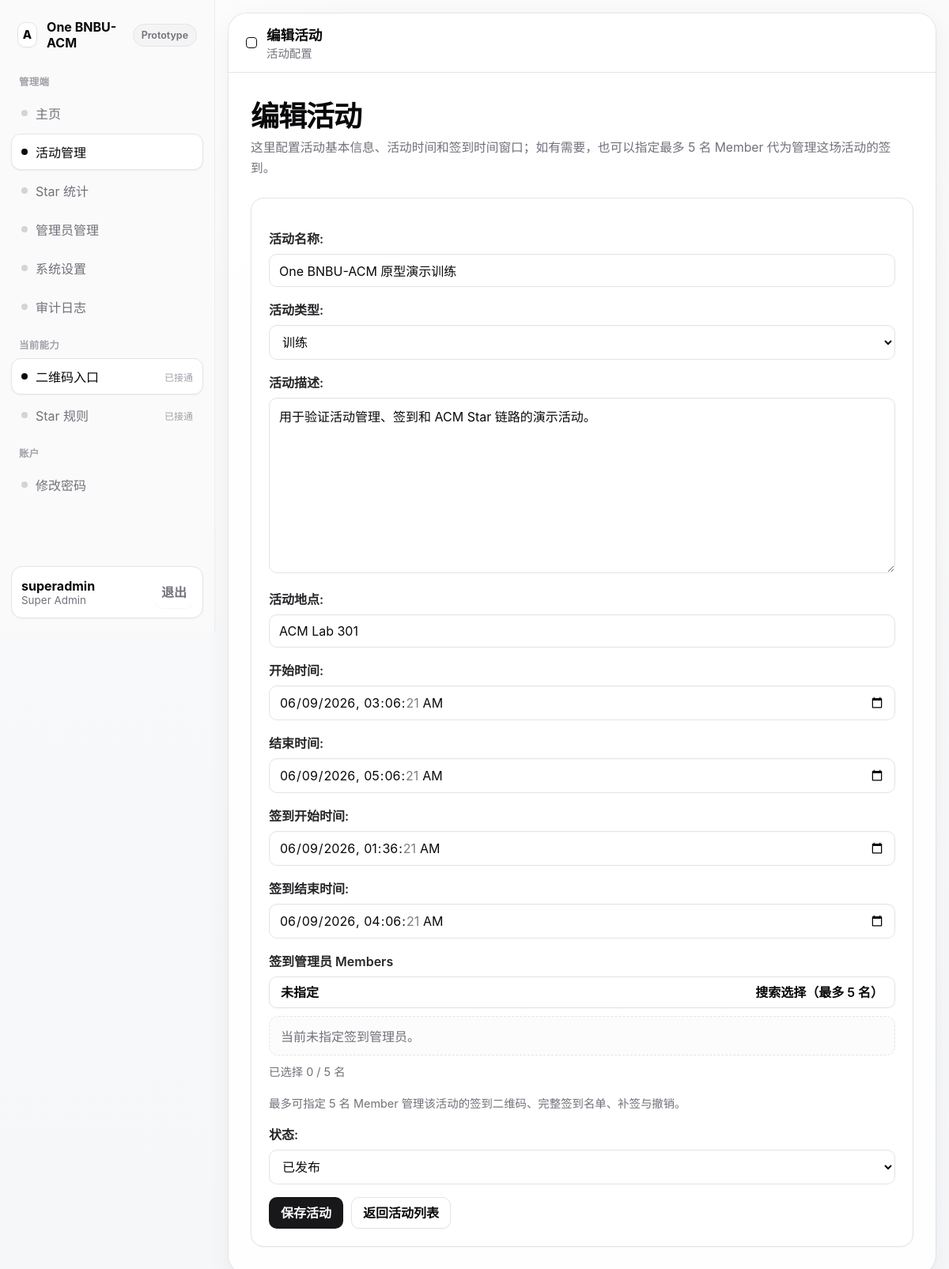
The page /management/events/1/edit/ (signed in) on the database its author committed.
### core/models.py (models this page shows, shortened)
class User(AbstractUser):
    class Roles(models.TextChoices):
        MEMBER = 'member', 'Member'
        ADMIN = 'admin', 'Admin'
        SUPER_ADMIN = 'super_admin', 'Super Admin'
    role = models.CharField(
        max_length=20,
        choices=Roles.choices,
        default=Roles.MEMBER,
    )

class Event(models.Model):
    class EventType(models.TextChoices):
        TRAINING = 'training', '训练'
        LECTURE = 'lecture', '讲座'
        SHARING = 'sharing', '分享会'
        CONTEST = 'contest', '比赛'
        OTHER = 'other', '其他'
    class ReviewStatus(models.TextChoices):
        PENDING = 'pending', '待审核'
        APPROVED = 'approved', '已通过'
        REJECTED = 'rejected', '已驳回'
    class Status(models.TextChoices):
        DRAFT = 'draft', '草稿'
        PUBLISHED = 'published', '已发布'
        CHECKIN_CLOSED = 'checkin_closed', '签到关闭'
        CANCELED = 'canceled', '已作废'
    title = models.CharField(max_length=200)
    event_type = models.CharField(max_length=20, choices=EventType.choices, default=EventType.TRAINING)
    description = models.TextField(blank=True)
    location = models.CharField(max_length=200)
    start_time = models.DateTimeField()
    end_time = models.DateTimeField()
    checkin_start_time = models.DateTimeField()
    checkin_end_time = models.DateTimeField()
    status = models.CharField(max_length=20, choices=Status.choices, default=Status.DRAFT)
    applicant = models.ForeignKey(
        User,
        null=True,
        blank=True,
        on_delete=models.SET_NULL,
        related_name='applied_events',
    )
    checkin_managers = models.ManyToManyField(
        User,
        blank=True,
        related_name='managed_events',
    )
    review_status = models.CharField(
        max_length=20,
        choices=ReviewStatus.choices,
        default=ReviewStatus.APPROVED,
    )
    reviewed_by = models.ForeignKey(
        User,
        null=True,
        blank=True,
        on_delete=models.SET_NULL,
        related_name='reviewed_events',
    )
    review_note = models.TextField(blank=True)
    reviewed_at = models.DateTimeField(null=True, blank=True)
    created_by = models.ForeignKey(User, on_delete=models.PROTECT, related_name='created_events')
    published_at = models.DateTimeField(null=True, blank=True)
    created_at = models.DateTimeField(auto_now_add=True)
    updated_at = models.DateTimeField(auto_now=True)
    class Meta:
        ordering = ['start_time']

### core/views.py (the view, shortened to what this page needs)
# urls.py: path('management/events/<int:event_id>/edit/', views.event_edit, name='event-edit'),
@login_required
def event_edit(request, event_id):
    if not require_management(request.user):
        return HttpResponseForbidden('仅管理员可访问。')
    event = get_object_or_404(Event.objects.prefetch_related('checkin_managers__member_profile'), pk=event_id)
    form = EventForm(request.POST or None, instance=event)
    return render(
        request,
        'core/management/event_form.html',
        {
            'form': form,
            'page_title': '编辑活动',
            'checkin_manager_choices': build_checkin_manager_choices(form.fields['checkin_managers'].queryset),
            'selected_checkin_manager_ids': form['checkin_managers'].value() or [],
        },
    )

### core/forms.py (called while the page is built)
def apply_widget_attrs(fields):
    text_like_widgets = (
        forms.TextInput,
        forms.EmailInput,
        forms.PasswordInput,
        forms.NumberInput,
        forms.Textarea,
        forms.DateTimeInput,
        forms.Select,
    )
    for field in fields.values():
        widget = field.widget
        attrs = widget.attrs.copy()
        if isinstance(widget, text_like_widgets):
            attrs.setdefault('placeholder', field.label)
        if isinstance(widget, forms.DateTimeInput):
            attrs.setdefault('step', 60)
        widget.attrs = attrs

### core/views.py (called while the page is built)
def require_management(user):
    return user.is_authenticated and user.role in {User.Roles.ADMIN, User.Roles.SUPER_ADMIN}

def build_checkin_manager_choices(queryset):
    return [
        {
            'id': user.id,
            'username': user.username,
            'real_name': user.member_profile.real_name,
            'student_id': user.member_profile.student_id,
            'email': user.member_profile.email or user.email,
            'major': user.member_profile.major,
        }
        for user in queryset
    ]

### templates/core/management/event_form.html (shortened to what this page needs)
{% extends "base.html" %}
{% block topbar_title %}{{ page_title }}{% endblock %}
{% block topbar_subtitle %}<div class="topbar-subtitle">活动配置</div>{% endblock %}
{% block content %}
<section class="page-hero">
    <h2>{{ page_title }}</h2>
    <p>这里配置活动基本信息、活动时间和签到时间窗口；如有需要，也可以指定最多 5 名 Member 代为管理这场活动的签到。</p>
</section>
<section class="card">
    <form method="post" class="form-grid">
        <div class="form-row">
            {{ form.title.label_tag }}
            {{ form.title }}
        </div>
        <div class="form-row">
            {{ form.event_type.label_tag }}
            {{ form.event_type }}
        </div>
        <div class="form-row">
            {{ form.description.label_tag }}
            {{ form.description }}
        </div>
        <div class="form-row">
            {{ form.location.label_tag }}
            {{ form.location }}
        </div>
        <div class="form-row">
            {{ form.start_time.label_tag }}
            {{ form.start_time }}
        </div>
        <div class="form-row">
            {{ form.end_time.label_tag }}
            {{ form.end_time }}
        </div>
        <div class="form-row">
            {{ form.checkin_start_time.label_tag }}
            {{ form.checkin_start_time }}
        </div>
        <div class="form-row">
            {{ form.checkin_end_time.label_tag }}
            {{ form.checkin_end_time }}
        </div>
        <div class="form-row">
            <label for="checkin-manager-open">签到管理员 Members</label>
            <div class="picker-shell">
                <button class="button picker-trigger" type="button" id="checkin-manager-open">
                    <span id="checkin-manager-label">未指定</span>
                    <span>搜索选择（最多 5 名）</span>
                </button>
                <div class="picker-meta" id="checkin-manager-meta">当前未指定签到管理员。</div>
                <div class="picker-selection-note" id="checkin-manager-note">已选择 0 / 5 名</div>
                <span class="helptext">{{ form.fields.checkin_managers.help_text }}</span>
            </div>
        </div>
        <div class="form-row">
            {{ form.status.label_tag }}
            {{ form.status }}
        </div>
        <div class="inline-actions">
            <button type="submit">保存活动</button>
            <a class="button ghost" href="{% url 'event-list-manage' %}">返回活动列表</a>
        </div>
    </form>
</section>
{% endblock %}

### templates/base.html (shortened to what this page needs)
{% load static %}
<!DOCTYPE html>
<html lang="zh-Hans">
<head>
</head>
<body>
    <div class="app-shell">
        <aside class="sidebar">
            <div class="sidebar-inner">
                <div class="brand-row">
                    <div class="brand-mark">
                        <span class="brand-glyph">A</span>
                        <span>One BNBU-ACM</span>
                    </div>
                    <span class="version-pill">Prototype</span>
                </div>
                {% if request.user.role == 'member' %}
                    <div>
                        <div class="nav-group-title">队员端</div>
                        <nav class="nav-list">
                            <a class="nav-item {% if request.resolver_match.url_name == 'member-dashboard' %}active{% endif %}" href="{% url 'member-dashboard' %}">
                                <span class="nav-item-label"><span class="nav-bullet"></span><span>主页</span></span>
                            </a>
                            <a class="nav-item {% if request.resolver_match.url_name == 'member-event-list' or request.resolver_match.url_name == 'member-event-detail' or request.resolver_match.url_name == 'member-event-apply' %}active{% endif %}" href="{% url 'member-event-list' %}">
                                <span class="nav-item-label"><span class="nav-bullet"></span><span>活动</span></span>
                            </a>
                            <a class="nav-item {% if request.resolver_match.url_name == 'member-star-center' %}active{% endif %}" href="{% url 'member-star-center' %}">
                                <span class="nav-item-label"><span class="nav-bullet"></span><span>ACM Star</span></span>
                            </a>
                            <a class="nav-item {% if request.resolver_match.url_name == 'member-checkin-history' %}active{% endif %}" href="{% url 'member-checkin-history' %}">
                                <span class="nav-item-label"><span class="nav-bullet"></span><span>签到历史</span></span>
                            </a>
                            <a class="nav-item {% if request.resolver_match.url_name == 'member-profile' %}active{% endif %}" href="{% url 'member-profile' %}">
                                <span class="nav-item-label"><span class="nav-bullet"></span><span>个人资料</span></span>
                            </a>
                        </nav>
                    </div>
                {% else %}
                    <div>
                        <div class="nav-group-title">管理端</div>
                        <nav class="nav-list">
                            <a class="nav-item {% if request.resolver_match.url_name == 'management-dashboard' %}active{% endif %}" href="{% url 'management-dashboard' %}">
                                <span class="nav-item-label"><span class="nav-bullet"></span><span>主页</span></span>
                            </a>
                            <a class="nav-item {% if request.resolver_match.url_name == 'event-list-manage' or request.resolver_match.url_name == 'event-create' or request.resolver_match.url_name == 'event-edit' or request.resolver_match.url_name == 'event-detail-manage' or request.resolver_match.url_name == 'event-review' or request.resolver_match.url_name == 'event-delete' %}active{% endif %}" href="{% url 'event-list-manage' %}">
                                <span class="nav-item-label"><span class="nav-bullet"></span><span>活动管理</span></span>
                            </a>
                            <a class="nav-item {% if request.resolver_match.url_name == 'management-star-analytics' %}active{% endif %}" href="{% url 'management-star-analytics' %}">
                                <span class="nav-item-label"><span class="nav-bullet"></span><span>Star 统计</span></span>
                            </a>
                            {% if request.user.role == 'super_admin' %}
                                <a class="nav-item {% if request.resolver_match.url_name == 'admin-list-manage' or request.resolver_match.url_name == 'admin-edit' %}active{% endif %}" href="{% url 'admin-list-manage' %}">
                                    <span class="nav-item-label"><span class="nav-bullet"></span><span>管理员管理</span></span>
                                </a>
                                <a class="nav-item {% if request.resolver_match.url_name == 'system-settings-manage' %}active{% endif %}" href="{% url 'system-settings-manage' %}">
                                    <span class="nav-item-label"><span class="nav-bullet"></span><span>系统设置</span></span>
                                </a>
                                <a class="nav-item {% if request.resolver_match.url_name == 'audit-log-list' %}active{% endif %}" href="{% url 'audit-log-list' %}">
                                    <span class="nav-item-label"><span class="nav-bullet"></span><span>审计日志</span></span>
                                </a>
                            {% endif %}
                        </nav>
                    </div>
                    <div>
                        <div class="nav-group-title">当前能力</div>
                        <div class="nav-list">
                            <a class="nav-item {% if request.resolver_match.url_name == 'event-list-manage' or request.resolver_match.url_name == 'event-create' or request.resolver_match.url_name == 'event-edit' or request.resolver_match.url_name == 'event-detail-manage' or request.resolver_match.url_name == 'event-review' or request.resolver_match.url_name == 'event-delete' %}active{% endif %}" href="{% url 'event-list-manage' %}">
                                <span class="nav-item-label"><span class="nav-bullet"></span><span>二维码入口</span></span>
                                <span class="nav-note">已接通</span>
                            </a>
                            <a class="nav-item {% if request.resolver_match.url_name == 'system-settings-manage' %}active{% endif %}" href="{% url 'system-settings-manage' %}">
                                <span class="nav-item-label"><span class="nav-bullet"></span><span>Star 规则</span></span>
                                <span class="nav-note">已接通</span>
                            </a>
                        </div>
                    </div>
                {% endif %}
                <div>
                    <div class="nav-group-title">账户</div>
                    <nav class="nav-list">
                        <a class="nav-item {% if request.resolver_match.url_name == 'password-change-request' or request.resolver_match.url_name == 'password-change-confirm' %}active{% endif %}" href="{% url 'password-change-request' %}">
                            <span class="nav-item-label"><span class="nav-bullet"></span><span>修改密码</span></span>
                        </a>
                    </nav>
                </div>
                <div class="sidebar-footer">
                    <div class="user-card">
                        <div class="user-meta">
                            <div class="user-name">{{ request.user.username }}</div>
                            <div class="user-role">{{ request.user.get_role_display }}</div>
                        </div>
                        <form method="post" action="{% url 'logout' %}">
                            <button class="ghost-button" type="submit">退出</button>
                        </form>
                    </div>
                </div>
            </div>
        </aside>
        <main class="main-shell">
            <div class="canvas">
                <header class="topbar">
                    <div class="topbar-title">
                        <span class="topbar-dot"></span>
                        <div>
                            <h1>{% block topbar_title %}主页{% endblock %}</h1>
                            {% block topbar_subtitle %}{% endblock %}
                        </div>
                    </div>
                </header>
                <div class="content">
                    {% block content %}{% endblock %}
                </div>
            </div>
        </main>
    </div>
</body>
</html>

### templates/core/management/event_form.html (style rules this page uses)
.form-grid { display: grid; gap: 16px; }
.form-row label { display: block; margin-bottom: 8px; font-weight: 600; }
.form-row .helptext { display: block; margin-top: 8px; color: var(--muted-foreground); font-size: 0.9rem; line-height: 1.5; }
.picker-shell { display: grid; gap: 10px; }
.picker-trigger { width: 100%; justify-content: space-between; background: var(--card); color: var(--foreground); border-color: var(--border); }
.picker-meta { padding: 12px 14px; border: 1px dashed var(--border); border-radius: 12px; background: #fcfcfc; color: var(--muted-foreground); }
.picker-selection-note { color: var(--muted-foreground); font-size: 0.9rem; line-height: 1.5; }

### rows shown on the page
User: user.username "superadmin", user.role "Super Admin"
Event: title "One BNBU-ACM 原型演示训练", event_type "训练", description "用于验证活动管理、签到和 ACM Star 链路的演示活动。", location "ACM Lab 301", start_time "06/09/2026 03:06:21", end_time "06/09/2026 05:06:21", checkin_start_time "06/09/2026 01:36:21", checkin_end_time "06/09/2026 04:06:21", status "已发布"

### other values the page prints
{{ page_title }} "编辑活动"
